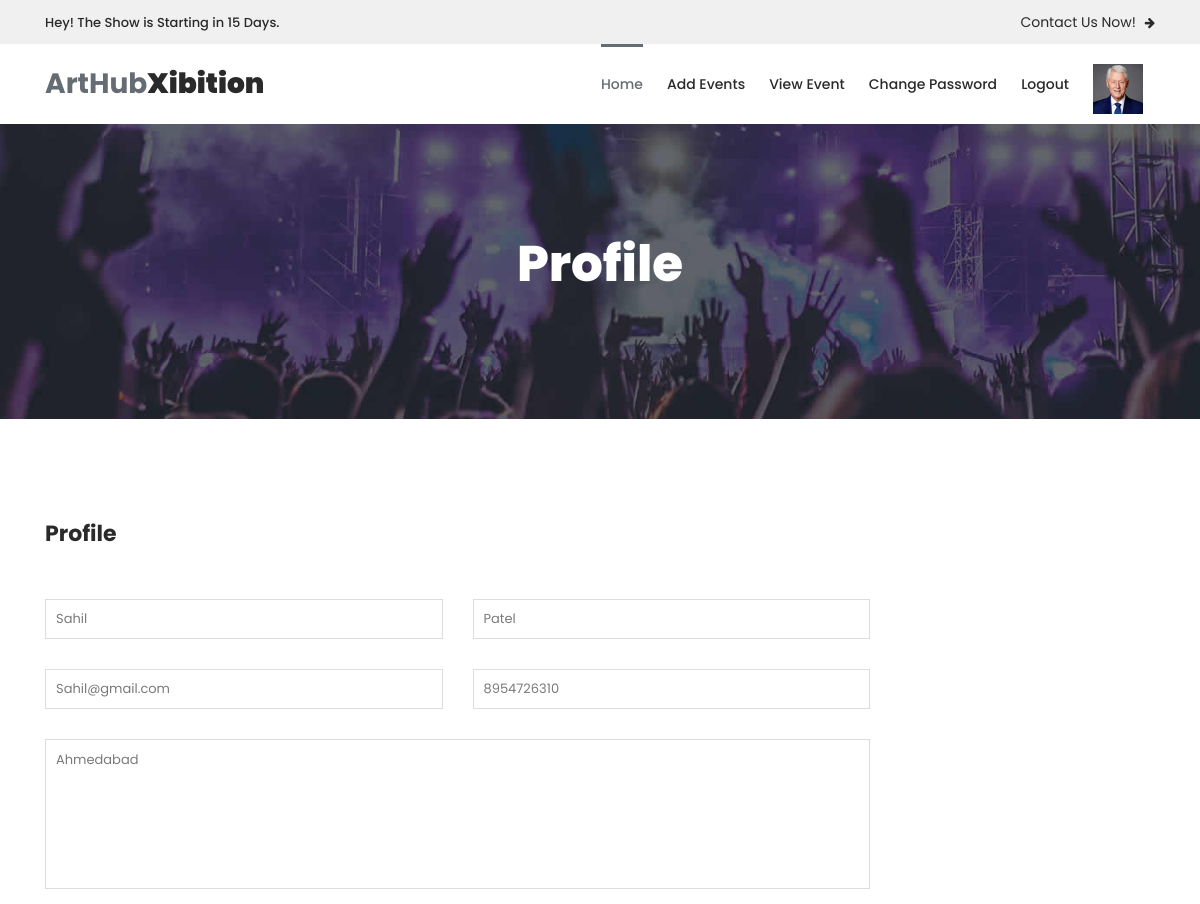
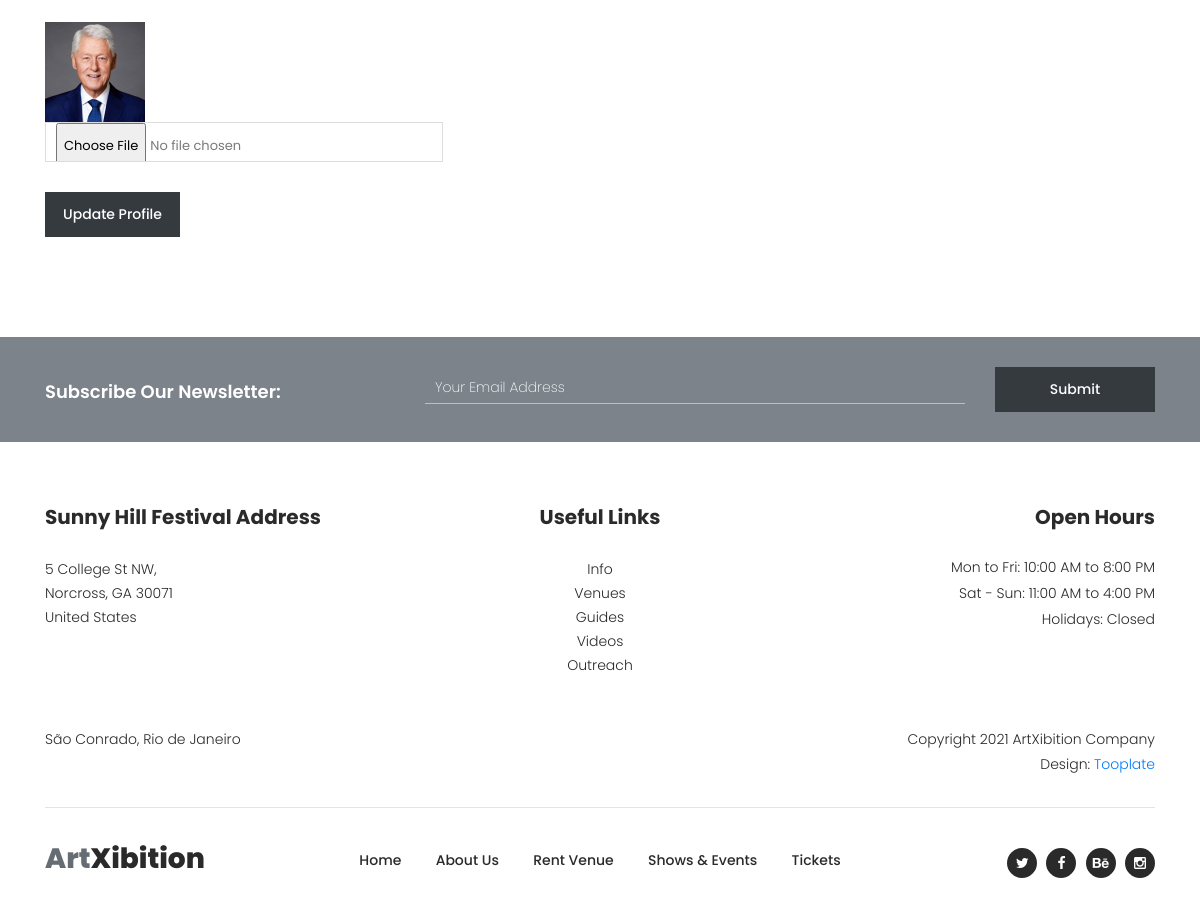
The app's page /profile/ (signed in) with its own data (2 pictures, top to bottom).
### myapp/models.py (models this page shows, shortened)
class User(models.Model):
	fname = models.CharField(max_length=100)
	lname = models.CharField(max_length=100)
	email = models.EmailField()
	mobile = models.PositiveIntegerField()
	address = models.TextField()
	password = models.CharField(max_length=100)
	profile_picture=models.ImageField(upload_to="profile_picture/",default="")
	usertype = models.CharField(max_length=100,default="user")

### myapp/views.py (the view)
# urls.py: path('profile/',views.profile,name='profile'),
def profile(request):
	user = User.objects.get(email=request.session['email'])
	if request.method=="POST":
		user.fname=request.POST['fname']
		user.lname=request.POST['lname']
		user.mobile=request.POST['mobile']
		user.address=request.POST['address']
		try:
			user.profile_picture=request.FILES['profile_picture']
		except:
			pass
		user.save()
		request.session['profile_picture']=user.profile_picture.url
		msg="Profile Updated Successfilly"
		if user.usertype=="user":
			return render(request,'profile.html',{'user':user,'msg':msg})
		else:
			return render(request,'manager-profile.html',{'user':user})
	else:
		if user.usertype=="user":
			return render(request,'profile.html',{'user':user})
		else:
			return render(request,'manager-profile.html',{'user':user})

### myapp/templates/manager-profile.html (shortened to what this page needs)
{% extends 'manager-header.html' %}
{% load static %}
{% block content %}
<!DOCTYPE html>
<html lang="en">
  <head>
    </head>
    <body>
    <div class="page-heading-rent-venue">
        <div class="container">
            <div class="row">
                <div class="col-lg-12">
                    <h2>Profile</h2>
                </div>
            </div>
        </div>
    </div>
    <div class="rent-venue-application">
        <div class="container">
            <div class="row">
                <div class="col-lg-9">
                    <div class="heading-text">
                        <h4>Profile</h4>
                    </div>
                    <div class="contact-form">
                        <form id="contact" action="{% url 'profile' %}" method="post" enctype="multipart/form-data">
                          <div class="row">
                            <div class="col-md-6 col-sm-12">
                              <fieldset>
                                <input name="fname" type="text" id="name" value="{{user.fname}}">
                              </fieldset>
                            </div>
                            <div class="col-md-6 col-sm-12">
                              <fieldset>
                                <input name="lname" type="text" id="name" value="{{user.lname}}" >
                              </fieldset>
                            </div>
                            <div class="col-md-6 col-sm-12">
                              <fieldset>
                                <input name="email" type="text" id="email" value="{{user.email}}" readonly>
                              </fieldset>
                            </div>
                            <div class="col-md-6 col-sm-12">
                              <fieldset>
                                <input name="mobile" type="text" id="phone-number" value="{{user.mobile}}" >
                              </fieldset>
                            </div>
                            <div class="col-lg-12">
                              <fieldset>
                                <textarea name="address" rows="6" id="about-event-hosting">{{user.address}}</textarea>
                              </fieldset>
                            </div>
                            <div class="col-lg-12">
                              <fieldset>
                               <img src="{{user.profile_picture.url}}" style="width:100px;height:100px;">
                              </fieldset>
                            </div>
                             <div class="col-md-6 col-sm-12">
                              <fieldset>
                                <input name="profile_picture" type="file" id="phone-number">
                              </fieldset>
                            </div>
                            <div class="col-lg-12">
                              <fieldset>
                                <button type="submit" id="form-submit" class="main-dark-button">Update Profile</button>
                              </fieldset>
                            </div>
                          </div>
                        </form>
                    </div>
                </div>
            </div>
        </div>
    </div>
    <div class="subscribe">
        <div class="container">
            <div class="row">
                <div class="col-lg-4">
                    <h4>Subscribe Our Newsletter:</h4>
                </div>
                <div class="col-lg-8">
                    <form id="subscribe" action="" method="get">
                        <div class="row">
                          <div class="col-lg-9">
                            <fieldset>
                              <input name="email" type="text" id="email" pattern="[^ @]*@[^ @]*" placeholder="Your Email Address" required="">
                            </fieldset>
                          </div>
                          <div class="col-lg-3">
                            <fieldset>
                              <button type="submit" id="form-submit" class="main-dark-button">Submit</button>
                            </fieldset>
                          </div>
                        </div>
                    </form>
                </div>
            </div>
        </div>
    </div>
  </body>
</html>
{% endblock %}

### myapp/static/assets/css/tooplate-artxibition.css (style rules this page uses)
html, body, div, span, applet, object, iframe, h1, h2, h3, h4, h5, h6, p, blockquote, div pre, a, abbr, acronym, address, big, cite, code, del, dfn, em, font, img, ins, kbd, q, s, samp, small, strike, strong, sub, sup, tt, var, b, u, i, center, dl, dt, dd, ol, ul, li, figure, header, nav, section, article, aside, footer, figcaption { margin: 0; padding: 0; border: 0; outline: 0; }
* { box-sizing: border-box; }
html, body { font-family: 'Poppins', sans-serif; font-weight: 400; background-color: #fff; font-size: 16px; -ms-text-size-adjust: 100%; -webkit-font-smoothing: antialiased; -moz-osx-font-smoothing: grayscale; }
h1, h2, h3, h4, h5, h6 { margin-top: 0px; margin-bottom: 0px; }
h4 { line-height: 30px; }
html, body { background: #fff; font-family: 'Poppins', sans-serif; }
.subscribe { background-color: #7c838b; padding: 30px 0px; }
.subscribe h4 { font-size: 18px; color: #fff; font-weight: 600; margin-top: 10px; }
.subscribe form input { padding: 5px 10px; width: 100%; background-color: transparent; border-top: none; border-left: none; border-right: none; border-bottom: 1px solid rgba(250,250,250,0.5); outline: none; font-size: 14px; color: #fff; font-weight: 200; margin-top: 5px; }
.subscribe form .main-dark-button { display: inline-block; font-size: 14px; padding: 12px 18px; background-color: #343a3e; color: #fff; text-align: center; font-weight: 500; text-transform: capitalize; transition: all .3s; border: none; outline: none; width: 100%; }
.page-heading-rent-venue { background-image: url(../images/rent_venue_bg.jpg); background-size: cover; background-repeat: no-repeat; padding: 110px 0px; text-align: center; }
.page-heading-rent-venue h2 { font-size: 50px; color: #fff; font-weight: 800; margin-bottom: 15px; }
.rent-venue-application { margin: 100px 0px; }
.rent-venue-application .heading-text h4 { font-size: 22px; font-weight: 700; color: #2a2a2a; margin-bottom: 50px; }
.rent-venue-application .contact-form input, .rent-venue-application .contact-form textarea,select { color: #7a7a7a; font-size: 13px; border: 1px solid #ddd; background-color: #fff; width: 100%; height: 40px; outline: none; line-height: 40px; padding: 0px 10px; -webkit-appearance: none; -moz-appearance: none; appearance: none; margin-bottom: 30px; }
.rent-venue-application .contact-form textarea { height: 150px; resize: none; }
.rent-venue-application .contact-form ::placeholder { color: #7a7a7a; }
.rent-venue-application form .main-dark-button { display: inline-block; font-size: 14px; padding: 12px 18px; background-color: #343a3e; color: #fff; text-align: center; font-weight: 500; text-transform: capitalize; transition: all .3s; border: none; outline: none; }

### records on screen
User: fname "Sahil", lname "Patel", email "Sahil@gmail.com", mobile "8954726310", address "Ahmedabad", profile_picture (picture)
